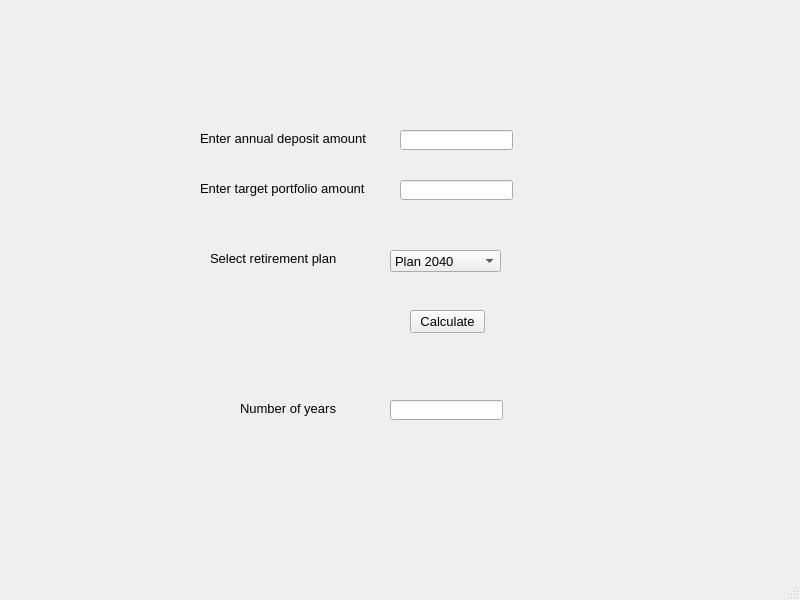
<?xml version="1.0" encoding="UTF-8"?>
<ui version="4.0">
 <class>financialPlanner</class>
 <widget class="QMainWindow" name="financialPlanner">
  <property name="geometry">
   <rect>
    <x>0</x>
    <y>0</y>
    <width>800</width>
    <height>600</height>
   </rect>
  </property>
  <property name="font">
   <font>
    <family>Arial</family>
    <pointsize>10</pointsize>
   </font>
  </property>
  <property name="windowTitle">
   <string>Financial Planner</string>
  </property>
  <widget class="QWidget" name="centralwidget">
   <widget class="QLabel" name="lblDeposit">
    <property name="geometry">
     <rect>
      <x>200</x>
      <y>130</y>
      <width>171</width>
      <height>16</height>
     </rect>
    </property>
    <property name="text">
     <string>Enter annual deposit amount</string>
    </property>
   </widget>
   <widget class="QLineEdit" name="txtDeposit">
    <property name="geometry">
     <rect>
      <x>400</x>
      <y>130</y>
      <width>113</width>
      <height>20</height>
     </rect>
    </property>
   </widget>
   <widget class="QLabel" name="lblTarget">
    <property name="geometry">
     <rect>
      <x>200</x>
      <y>180</y>
      <width>171</width>
      <height>16</height>
     </rect>
    </property>
    <property name="text">
     <string>Enter target portfolio amount</string>
    </property>
   </widget>
   <widget class="QLineEdit" name="txtTarget">
    <property name="geometry">
     <rect>
      <x>400</x>
      <y>180</y>
      <width>113</width>
      <height>20</height>
     </rect>
    </property>
   </widget>
   <widget class="QLabel" name="lblPlan">
    <property name="geometry">
     <rect>
      <x>210</x>
      <y>250</y>
      <width>141</width>
      <height>16</height>
     </rect>
    </property>
    <property name="text">
     <string>Select retirement plan</string>
    </property>
   </widget>
   <widget class="QComboBox" name="cmbPlan">
    <property name="geometry">
     <rect>
      <x>390</x>
      <y>250</y>
      <width>111</width>
      <height>22</height>
     </rect>
    </property>
    <item>
     <property name="text">
      <string>Plan 2040</string>
     </property>
    </item>
    <item>
     <property name="text">
      <string>Plan 2050</string>
     </property>
    </item>
    <item>
     <property name="text">
      <string>Plan 2060</string>
     </property>
    </item>
   </widget>
   <widget class="QPushButton" name="btnCalculate">
    <property name="geometry">
     <rect>
      <x>410</x>
      <y>310</y>
      <width>75</width>
      <height>23</height>
     </rect>
    </property>
    <property name="text">
     <string>Calculate</string>
    </property>
   </widget>
   <widget class="QLabel" name="lblTime">
    <property name="geometry">
     <rect>
      <x>240</x>
      <y>400</y>
      <width>101</width>
      <height>16</height>
     </rect>
    </property>
    <property name="text">
     <string>Number of years</string>
    </property>
   </widget>
   <widget class="QLineEdit" name="txtTime">
    <property name="geometry">
     <rect>
      <x>390</x>
      <y>400</y>
      <width>113</width>
      <height>20</height>
     </rect>
    </property>
    <property name="readOnly">
     <bool>true</bool>
    </property>
   </widget>
  </widget>
  <widget class="QMenuBar" name="menubar">
   <property name="geometry">
    <rect>
     <x>0</x>
     <y>0</y>
     <width>800</width>
     <height>22</height>
    </rect>
   </property>
  </widget>
  <widget class="QStatusBar" name="statusbar"/>
 </widget>
 <resources/>
 <connections/>
</ui>
